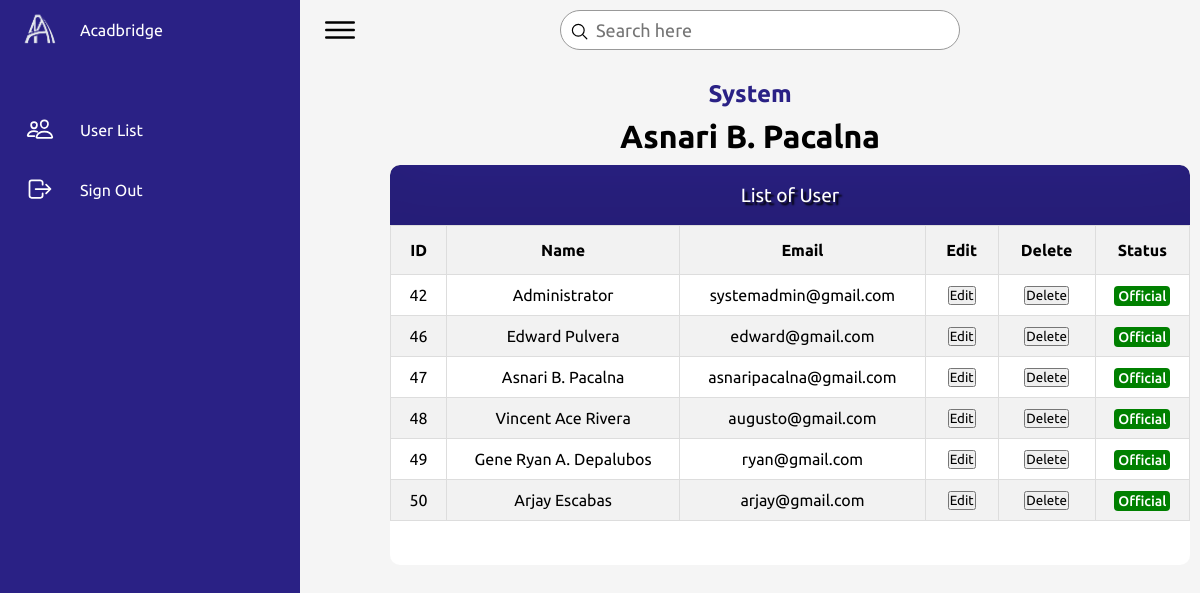
The app's page /admin_dashboard.php (signed in) with its own data.
### tables this page shows
CREATE TABLE `users` (
  `stud_id` int(11) NOT NULL,
  `stud_name` varchar(200) NOT NULL,
  `email` varchar(200) NOT NULL,
  `username` varchar(200) NOT NULL,
  `password` varchar(200) NOT NULL,
  `user_type` int(11) NOT NULL
);

### admin_dashboard.php (the view, shortened to what this page needs)
<?php
if (isset($_SESSION['stud_name'])) {
    $stud_name = $_SESSION['stud_name'];
} else {
    header("Location: index.php");
    exit();
}
include('db_config.php');
?>
<!DOCTYPE html>
<html lang="en">
<head>
    <link rel="stylesheet" href="css/admin_dashboard.css">
</head>
<body>
    <div class="container">
        <div class="navigation">
            <ul>
                <li>
                    <a href="#">
                        <span class="icon">
                            <img class="logo" src="css/image/Logo.png">
                        </span>
                        <span class="title">Acadbridge</span>
                    </a>
                </li>
                <li>
                <li>
                    <a href="#">
                        <span class="icon">
                            <ion-icon name="people-outline"></ion-icon>
                        </span>
                        <span class="title">User List</span>
                    </a>
                </li>
                <li>
                    <a href="index.php">
                        <span class="icon">
                            <ion-icon name="log-out-outline"></ion-icon>
                        </span>
                        <span class="title">Sign Out</span>
                    </a>
                </li>
            </ul>
        </div>
        <div class="main">
            <div class="topbar">
                <div class="toggle">
                    <ion-icon name="menu-outline"></ion-icon>
                </div>
                <div class="search">
                    <label>
                        <input type="text" placeholder="Search here">
                        <ion-icon name="search-outline"></ion-icon>
                    </label>
                </div>
                <div class="user">
                </div>
            </div>
            <div class="information">
                <div class="id_num">System</div>
                <div class="name">
                    <?php echo $stud_name; ?>
                </div>
            </div>
            <div class="slider">
                <div class="slides">
                    <div class="slide first">
                        <div class="header">List of User</div>
                        <div class="container">
                            <table>
                                <thead>
                                    <tr>
                                        <th>ID</th>
                                        <th>Name</th>
                                        <th>Email</th>
                                        <th>Edit</th>
                                        <th>Delete</th>
                                        <th>Status</th>
                                    </tr>
                                </thead>
                                <tbody>
                                    <?php
                                    $sql = "SELECT * FROM users";
                                    $result = $conn->query($sql);
                                    if ($result->num_rows > 0) {
                                        while ($row = $result->fetch_assoc()) {
                                            $stud_id = $row['stud_id'];
                                            ?>
                                            <tr>
                                                <td>
                                                    <?php echo $stud_id; ?>
                                                </td>
                                                <td>
                                                    <?php echo $row['stud_name']; ?>
                                                </td>
                                                <td>
                                                    <?php echo $row['email']; ?>
                                                </td>
                                                <td>
                                                    <a href="edit_page.php?id=<?php echo $stud_id; ?>">
                                                        <button type="button" class="icon">Edit</button>
                                                    </a>
                                                </td>
                                                <td>
                                                    <form method="POST" enctype="multipart/form-data"
                                                        action="delete_function.php?id=<?php echo $stud_id; ?>">
                                                        <button type="submit" name="delete" class="icon">Delete</button>
                                                    </form>
                                                </td>
                                                <td><span class="status official">Official</span></td>
                                            </tr>
                                            <?php
                                        }
                                    } else {
                                        echo "No users found.";
                                    }
                                    ?>
                                </tbody>
                            </table>
                        </div>
                    </div>
</body>
</html>

### css/admin_dashboard.css (style rules this page uses)
* { font-family: "Ubuntu", sans-serif; margin: 0; padding: 0; box-sizing: border-box; }
:root { --blue: #2a2185; --white: #fff; --gray: #f5f5f5; --black1: #222; --black2: #999; --light_gray: #f5f5f5; }
body { min-height: 100vh; overflow-x: hidden; }
.container { position: relative; width: 100%; }
.navigation { position: fixed; width: 300px; height: 100%; background: var(--blue); border-left: 10px solid var(--blue); transition: 0.5s; overflow: hidden; }
.navigation ul { position: absolute; top: 0; left: 0; width: 100%; }
.navigation ul li { position: relative; width: 100%; list-style: none; border-top-left-radius: 30px; border-bottom-left-radius: 30px; }
.navigation ul li:nth-child(1) { margin-bottom: 40px; pointer-events: none; }
.navigation ul li a { position: relative; display: block; width: 100%; display: flex; text-decoration: none; color: var(--white); }
.navigation ul li a .icon { position: relative; display: block; min-width: 60px; height: 60px; line-height: 75px; text-align: center; }
.navigation ul li a .icon ion-icon { font-size: 1.75rem; }
.navigation ul li a .title { position: relative; display: block; padding: 0 10px; height: 60px; line-height: 60px; text-align: start; white-space: nowrap; }
.logo { position: absolute; height: 60px; right: 0px; }
.main { position: relative; width: calc(100% - 300px); left: 300px; min-height: 100vh; background: var(--light_gray); transition: 0.5s; }
.topbar { width: 100%; height: 60px; display: flex; justify-content: space-between; align-items: center; padding: 0 10px; }
.toggle { position: relative; width: 60px; height: 60px; display: flex; justify-content: center; align-items: center; font-size: 2.5rem; cursor: pointer; }
.search { position: relative; width: 400px; margin: 0 10px; }
.search label { position: relative; width: 100%; }
.search label input { width: 100%; height: 40px; border-radius: 40px; padding: 5px 20px; padding-left: 35px; font-size: 18px; outline: none; border: 1px solid var(--black2); }
.search label ion-icon { position: absolute; top: 0; left: 10px; font-size: 1.2rem; }
.user { position: relative; width: 40px; height: 40px; border-radius: 50%; overflow: hidden; cursor: pointer; }
.information { display: flex; align-items: center; justify-content: center; height: minmax(20vh, auto); flex-direction: column; font-weight: bold; padding: 10px; }
.id_num { padding: 10px; color: var(--blue); font-size: x-large; }
.name { font-size: xx-large; }
.status.official { padding: 2px 4px; background: green; color: var(--white); border-radius: 4px; font-size: 14px; font-weight: 500; }
.slider { width: 800px; height: 400px; border-radius: 10px; overflow: hidden; position: absolute; left: 10%; }
.slides { width: 500%; height: 500px; display: flex; }
.slide { width: 20%; transition: 3s; background-color: #fff; }
.header { grid-column: 1/3; grid-row: 1/2; margin: auto; width: 100%; background: var(--blue); transition: border-radius 0.5s cubic-bezier(0.175, 0.885, 0.32, 1.275); box-shadow: inset 0 -3em 3em rgba(0, 0, 0, 0.1), 0 0 0 2px rgb(190, 190, 190), 0.3em 0.3em 1em rgba(0, 0, 0, 0.3); padding: 30px 0px; color: #fff; border-radius: 10px 10px 0 0; max-height: 20px; display: flex; align-items: center; justify-content: center; text-shadow: 3px 3px 2px black; font-size: larger; }
table { border-collapse: collapse; width: 100%; }
th, td { border: 1px solid #dddddd; text-align: center; padding: 5px; }
th { background-color: #f2f2f2; padding: 15px; }
td { padding: 10px; }
tr:nth-child(even) { background-color: #f2f2f2; }

### records on screen
users: stud_id "42", stud_name "Administrator", email "systemadmin@gmail.com"
users: stud_id "46", stud_name "Edward Pulvera", email "edward@gmail.com"
users: stud_id "47", stud_name "Asnari B. Pacalna", email "asnaripacalna@gmail.com"
users: stud_id "48", stud_name "Vincent Ace Rivera", email "augusto@gmail.com"
users: stud_id "49", stud_name "Gene Ryan A. Depalubos", email "ryan@gmail.com"
users: stud_id "50", stud_name "Arjay Escabas", email "arjay@gmail.com"

### other values on screen
$stud_name "Asnari B. Pacalna"
